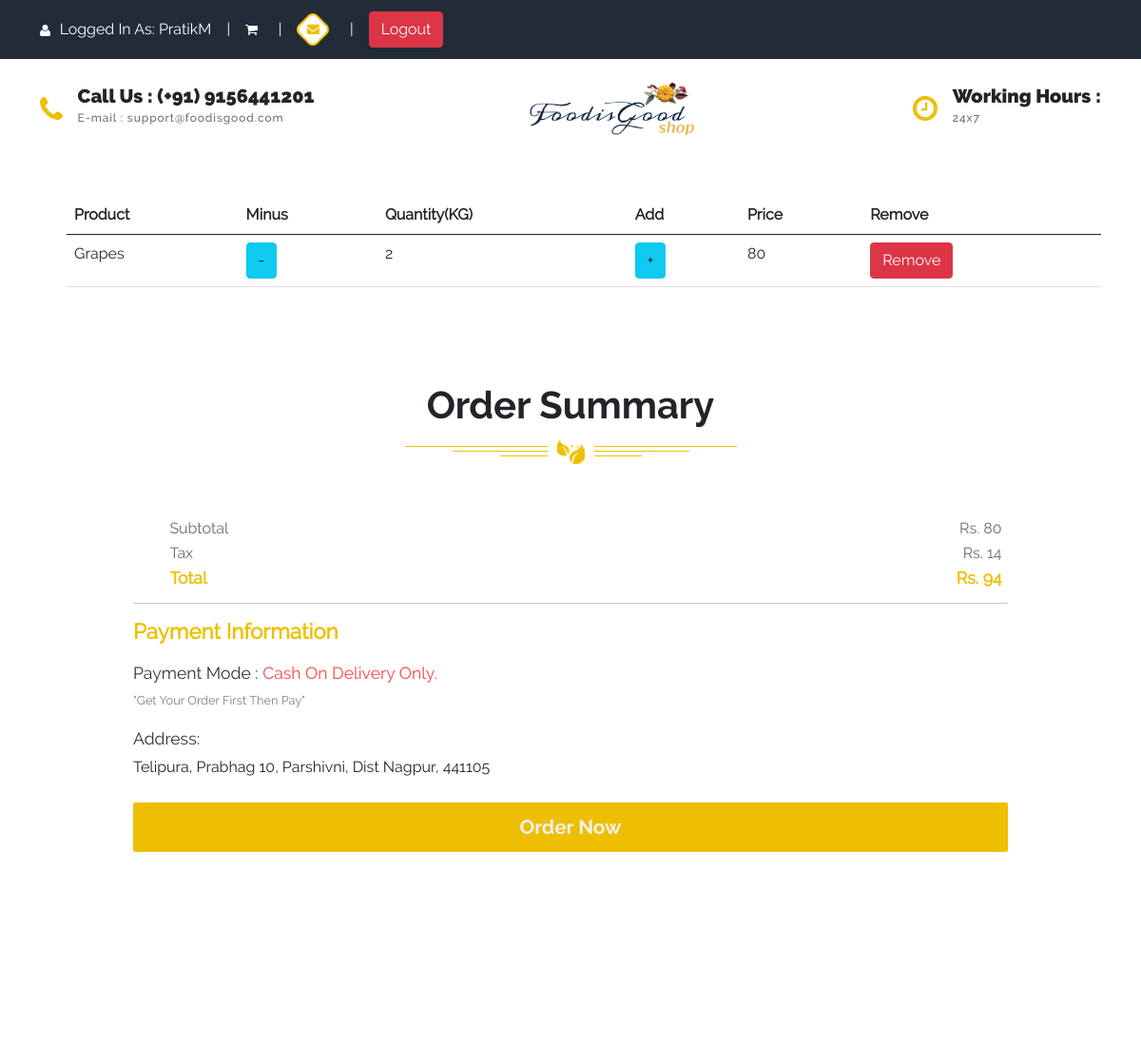
Page /cart (signed in) on the committed database.
### tables this page shows
CREATE TABLE customer(
  customer_id INTEGER PRIMARY KEY AUTOINCREMENT,
  customer_name varchar(100) NOT NULL,
  address varchar(500) NOT NULL,
  contact varchar(100) NOT NULL,
  username varchar(100) NOT NULL,
  email varchar(100) NOT NULL UNIQUE,
  password varchar(100) NOT NULL
);

CREATE TABLE cart(
  cart_id INTEGER PRIMARY KEY AUTOINCREMENT,
  product_id int,
  customer_id int,
  product_name varchar(100) NULL,
  quantity varchar(50) NOT NULL,
  price varchar(50) NOT NULL,
  foreign key(product_id) references product(product_id),
  foreign key(customer_id) references customer(customer_id)
);

### app.py (the view)
@app.route('/cart')
def cart():
    try:
        username = session['username']
        user = database.get_user(username)
    except:
        return redirect('signin')
    try:
        cart = database.get_cart(user[0])
    except:
        cart = None
    subtotal = 0
    tax = 0
    total = 0
    if user!=None:
        if cart:
            for item in cart:
                subtotal += int(item[5])
            tax = round(0.18*subtotal)
            total = subtotal + tax
            return render_template('cart.html', cart=cart, address=user[2], subtotal=subtotal, tax=tax, total=total, user=user)
        return render_template('cart.html', msg="Your Cart is Empty.", user=user)
    return redirect('/')

### database/database.py (called while the page is built)
def get_user(username):
    try:
        username = "'"+username+"'"
        conn = sqlite3.connect('data.db')
        query = "SELECT * FROM customer WHERE username="+username+" ;"
        user = conn.execute(query).fetchone()
        conn.close()
        return user
    except:
        return None

def get_cart(user_id):
    try:
        conn = sqlite3.connect('data.db')
        query = "SELECT * FROM cart WHERE customer_id="+str(user_id)+" ;"
        cart = conn.execute(query).fetchall()
        conn.close()
        return cart
    except:
        return None

### templates/cart.html (shortened to what this page needs)
<!DOCTYPE html>
<html lang="en">
<head>
    <link rel="stylesheet" href="{{url_for('static', filename='css/style.css')}}">
    <link rel="stylesheet" href="{{url_for('static', filename='css/checkout.css')}}">
    <link href="https://cdn.jsdelivr.net/npm/bootstrap@5.0.0-beta1/dist/css/bootstrap.min.css" rel="stylesheet">
</head>
<body>
    <header class="topbar">
      <div class="container flex justify-between items-center">
          <div class="auth flex justify-between items-center">
            {% if user %}
            <div>
              <img src="{{url_for('static', filename='icons/user-icon.svg')}}" alt="">
              Logged In As: {{user[4]}}
            </div>
              <span class="divider">|</span>
            <div>
              <a href="{{ url_for('cart')}}"><img src="{{url_for('static', filename='icons/cart.svg')}}" alt=""></a>
            </div>
              <span class="divider">|</span>
            <div>
              <a href="{{ url_for('my_orders')}}"><img src="{{url_for('static', filename='icons/bag-2.svg')}}" alt=""></a>
            </div>
              <span class="divider">|</span>
            <div>
              <a href="{{ url_for('logout')}}"><button class="btn btn-danger">Logout</button></a>
            </div>
            {% endif %}
        </div>
      </div>
  </header>
  <nav>
    <div class="top">
      <div class="container flex justify-between items-center">
        <div class="contact flex justify-between items-center">
          <img src="{{url_for('static', filename='icons/phone.svg')}}" alt="phone">
          <div>
            <h5>Call Us : (+91) 9156441201</h5>
            <h6>E-mail  : support@foodisgood.com </h6>
          </div>
        </div>
        <div class="logo">
            <a href="/">
          <img src="{{url_for('static', filename='images/logo.jpg')}}" height="56px" width="184px" alt="foodisgood logo">
            </a>
        </div>
        <div class="time flex items-center">
          <img src="{{url_for('static', filename='icons/clock.svg')}}" alt="phone">
          <div>
            <h5>Working Hours :</h5>
            <h6>24x7</h6>
          </div>
        </div>
      </div>
    </div>
  </nav>
    {% if cart %}
    <div class="container" style="padding-top: 40px;padding-left: 40px;">
    <table class="table">
        <thead class="thead-dark">
        <tr>
            <th>Product</th>
            <th>Minus</th>
            <th>Quantity(KG)</th>
            <th>Add</th>
            <th>Price</th>
            <th>Remove</th>
        </tr>
        </thead>
        {% for item in cart %}
        <tr>
            <td>{{item[3]}}</td>
            <td><a href="{{url_for('minus', id=item[0])}}"><button class="btn btn-info">-</button></a></td>
            <td>{{item[4]}}</td>
            <td><a href="{{url_for('addon', id=item[0])}}"><button class="btn btn-info">+</button></a></td>
            <td>{{item[5]}}</td>
            <td><a href="{{url_for('delete', id=item[0])}}"><button class="btn btn-danger">Remove</button></a></td>
        </tr>
        {% endfor %}
    </table>
    </div>
      <section id="wrapper" style="background-color: white">
            <div class="payment-bill">
              <h1 class="section-heading">Order Summary</h1>
              <ul>
              <li>
                <span>Subtotal</span>
                <span>Rs. {{subtotal}}</span>
              </li>
              <li>
                <span>Tax</span>
                <span>Rs. {{tax}}</span>
              </li>
              <li>
                <span><strong> Total</strong></span>
                <span><strong>Rs. {{total}}</strong></span>
              </li>
              </ul>
              <hr>
              <div class="payment-info">
              <h2>Payment Information</h2>
              <div class="payment-form">
                <div class="form-input">
                  <h3>Payment Mode : <span>Cash On Delivery Only.</span></h3>
                  <p style="color: grey;">"Get Your Order First Then Pay"</p>
                    <h3>Address:</h3>
                  {{address}}
                </div>
                  <a href="{{url_for('checkout')}}"><button type="submit">Order Now</button></a>
              </div>
              </div>
            </div>
    </section>
    {% else %}
    <div style="color: black;padding:30px">
        <center><h1>{{msg}}</h1></center>
    </div>
    {% endif %}
    </body>
</html>

### static/css/style.css (style rules this page uses)
:root { --primary:#EEBF00; --secondary:#232b38; --ternary:#6c6c6c; --danger:#fe4545; --pure:#fefefe; --light:#f0f0f0; --heaven:#ffffff; --footer:#2d333f; }
* { padding: 0; margin: 0; box-sizing: border-box; }
body { -webkit-font-smoothing:antialiased; font-family: "Raleway-regular"; }
.container { width: 100%; padding: 0 15px; margin: 0 auto; }
@media (min-width:576px) { .container { max-width: 540px; } }
@media (min-width:768px) { .container { max-width: 720px; } }
@media (min-width:992px) { .container { max-width: 960px; } }
@media (min-width:1200px) { .container { max-width: 1152px; } }
header.topbar { background-color: var(--secondary); color: var(--pure); font-family: "Raleway-semibold"; padding: 0.75rem 0; }
header.topbar .auth > div a { color:var(--pure); text-decoration: none; }
header.topbar .auth .divider { padding: 0 1rem; }
header.topbar .auth > div img { margin-right: 0.35rem; }
.flex { display: flex; }
.justify-between { justify-content: space-between; }
.items-center { align-items: center; }
.btn { padding: 0.50rem 0.75rem; border-radius: 4px; border: none; line-height: 0.8; font-size: 1.2rem; cursor: pointer; transition: 0.3s all ease; }
.section-heading { font-family: "Raleway-bold"; text-align: center; position: relative; margin-bottom: 6rem; }
.section-heading::after { content: ''; display: block; width: 100%; height: 30px; background: url(../icons/hr.svg)no-repeat center; position: absolute; bottom: -40px; }
nav .top { padding: 1.5rem 0; }
nav .top .contact h5, nav .top .time h5 { font-family: "Raleway-black"; margin-bottom: 0.25rem; }
nav .top .contact h6, nav .top .time h6 { font-family: "Raleway-medium"; letter-spacing: 0.055rem; font-size: 0.75rem; color: var(--ternary); }
nav .top .contact img,nav .top .time img { margin-right: 1rem; }
.btn { padding: 0.75rem 0.75rem; border-radius: 4px; line-height: 0.8; font-size: 1.2rem; cursor: pointer; transition: 0.3s all ease; border: 1px solid transparent; }
section { padding: 4rem 0; }
hr { border: 1px solid var(--light); opacity: 0.8; margin: 1rem 0; }

### static/css/checkout.css (style rules this page uses)
:root { --primary:#EEBF00; --secondary:#232b38; --ternary:#6c6c6c; --danger:#fe4545; --pure:#fefefe; --light:#f0f0f0; --heaven:#ffffff; --footer:#2d333f; --creamy: rgb(255, 247, 239); }
* { margin: 0; padding: 0; font-family: "Raleway-regular"; }
#wrapper { display: flex; justify-content: center; align-items: center; width: 100vw; height:100vh; background-color: var(--secondary); border-radius: 5px; }
.payment-bill { width: 80%; height: 100%; padding: 20px; }
.payment-info h2 { color: var(--primary); font-size: 1.4rem; font-weight: 800; }
.payment-info .form-input h3 { font-size: 1.1rem; color: var(--footer); margin-top: 1.2rem; }
.payment-info .form-input p { font-size: 0.8rem; margin-top: 0.55rem; }
.payment-info h3 span { color: var(--danger); }
ul { padding: 0%; margin: 0; list-style-type: none; }
li { display: flex; justify-content: space-between; line-height: 1.2; color: var(--ternary); margin: 0.4rem; font-size: 1rem; font-family: "Raleway-semibold"; }
li:nth-last-child(1) { color: var(--primary); font-size: 1.1rem; }
.payment-form button { width: 100%; border: none; background: var(--primary); color: var(--light); padding: 10px; font-size: 1.3rem; border-radius: 2px; font-family: "Raleway-bold"; margin-top: 1.6rem; letter-spacing: 1.9; border: none; outline: none; }

### rows in the picture
customer: username "PratikM", address "Telipura, Prabhag 10, Parshivni, Dist Nagpur, 441105"
cart: product_name "Grapes", quantity "2", price "80"

### other values in the picture
{{ subtotal }} "80"
{{ tax }} "14"
{{ total }} "94"
